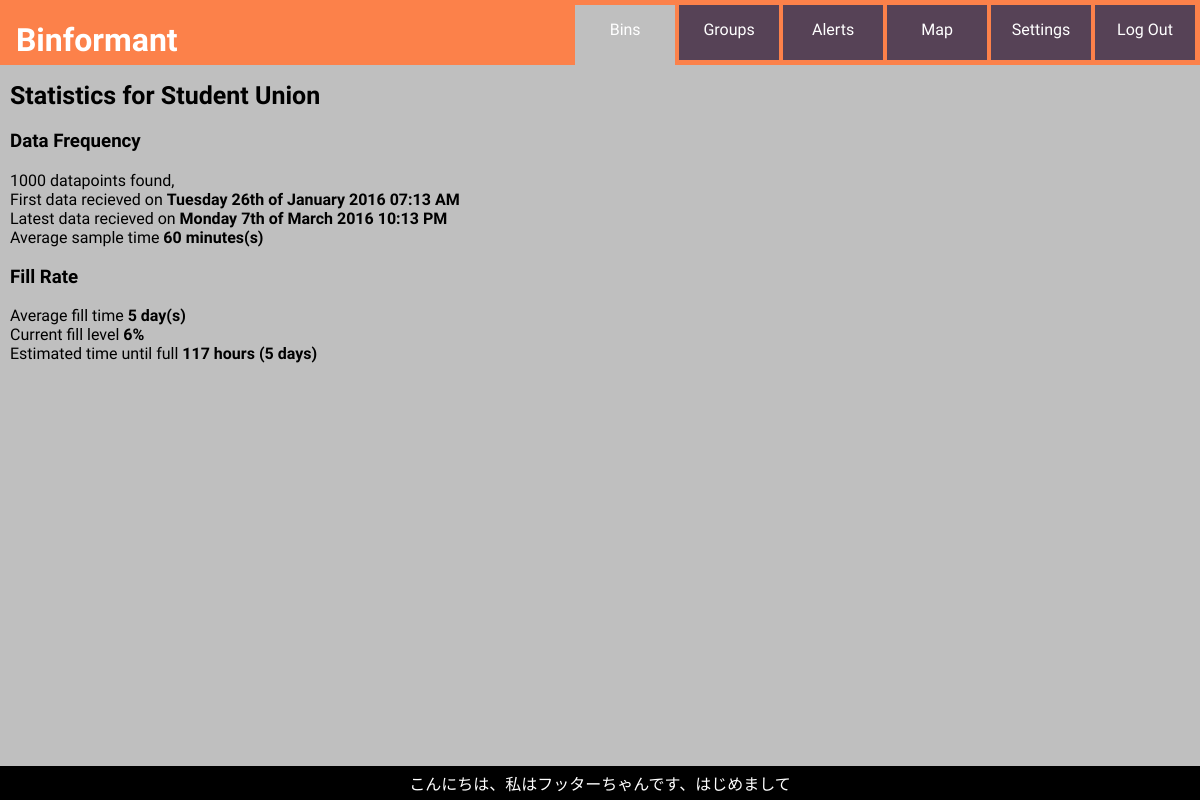
The app's page /stats.php?uid=bin-123-456-789 (signed in), older data.
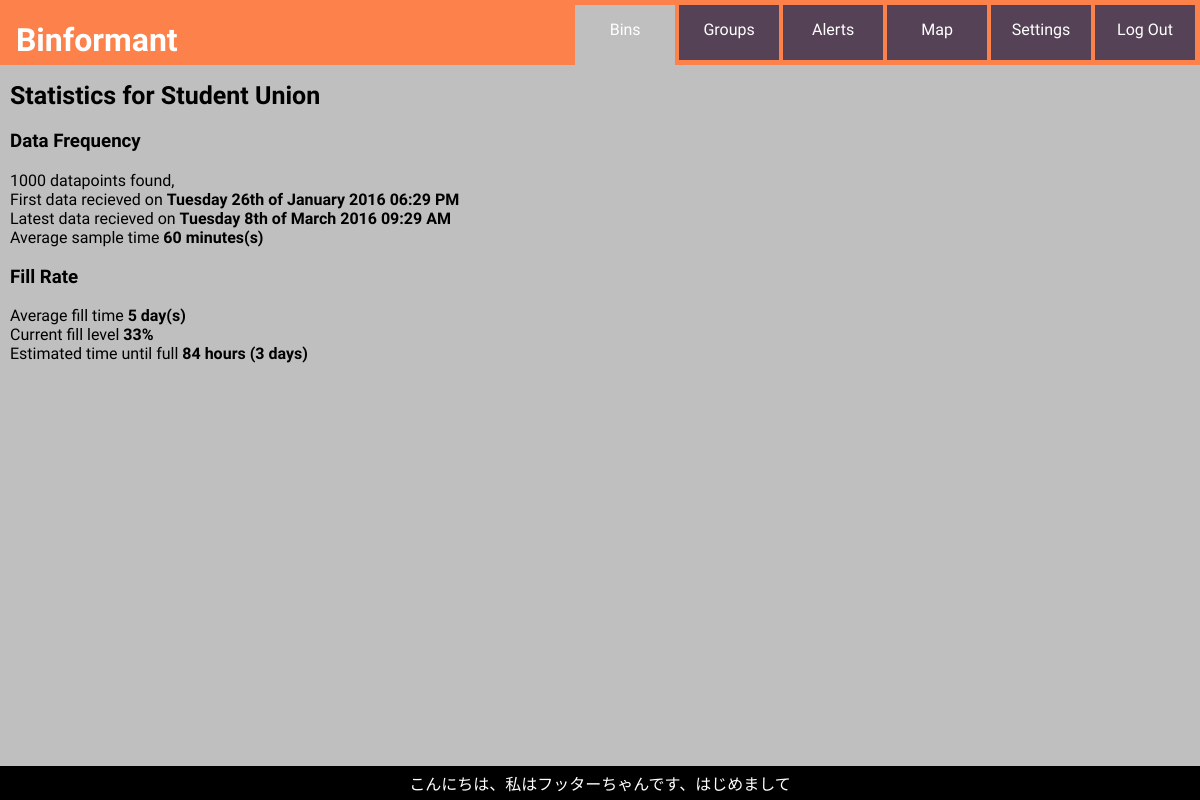
The same page, newer data.
### tables this page shows
CREATE TABLE bindata(
   uid TEXT  ,
   level INT,
   levelmax INT,
   time INT,
   status TEXT
);

### lib/crunch.php (called while the page is built, shortened)
<?php
$sql ="SELECT * from bindata where uid ='".$crunchid."' ORDER BY time;";
            $cret = $db->query($sql);
            $pointCount=1;
            $emptycount = 0;
            $firstrow = $cret->fetchArray(SQLITE3_ASSOC);
            while($crow = $cret->fetchArray(SQLITE3_ASSOC)){
                if ($crow['level'] < $lastrow['level']){
                    $emptycount++;
                }
                $lastrow=$crow;
            }
            $avgfilltime = ($lastrow['time']-$firstrow['time'])/($emptycount);
            $fill = round(100*($lastrow['level']/$lastrow['levelmax']));
            $etf = $avgfilltime*(100-$fill)/100;
?>

### stats.php (the view, shortened to what this page needs)
<!DOCTYPE html>
<head>
    <link rel="stylesheet" type="text/css" href="layout.css">
</head>
<body>
    <h1>&nbsp;&nbsp;Binformant</h1>
     <?php
        include "lib/dbopen.php";
        $sql ="SELECT * from bins where uid = '" . $_GET['uid'] . "';";
        $ret = $db->query($sql);
        $binprofile = $ret->fetchArray(SQLITE3_ASSOC);
     ?>
    <header>
        <a href="bins.php" class="abutton + button">Bins</a>
        <a href="groups.php" class="button">Groups</a>
        <a href="alert.php" class="button">Alerts</a>
        <a href="map.php" class="button">Map</a>
        <a href="set.php" class="button">Settings</a>
        <a href="session.php?action=logout" class="button">Log Out</a>
    </header>
    <main>
        <h2>.</h2>
        <h2>Statistics for <?php echo $binprofile['name'];?></h2>
        <p>
        <?php
            $crunchid = $_GET['uid'];
            include 'lib/crunch.php';
            echo "<h3>Data Frequency</h3>";
            echo $pointCount." datapoints found, <br>";
            echo "First data recieved on <b>".date("l jS \of F Y h:i A", $firstrow['time'])."</b><br>";
            echo "Latest data recieved on <b>".date("l jS \of F Y h:i A", $lastrow['time'])."</b><br>";
            echo "Average sample time <b>".round(($lastrow['time']-$firstrow['time'])/($pointCount*60))." minutes(s)</b>"   ;
        ?>
        <h3>Fill Rate</h3>
        <?php
            echo "Average fill time<b> ".round($avgfilltime/(3600*24))." day(s)</b><br>";
            if ($fill > 100)
                echo "Sensor out of range, check device mounting or recalibrate if bin depth has changed";
            else
                echo "Current fill level <b>".$fill."%</b><br>";
            echo "Estimated time until full <b>".round($etf/3600)." hours (".round($etf/(3600*24))." days)</b><br>";
        ?>
        </p>
    </main>
    <footer>
        こんにちは、私はフッターちゃんです、はじめまして
    </footer>
</body>

Row changes from the older to the newer data that the page shows:
removed bindata: time "Tuesday 26th of January 2016 07:13 AM"
removed bindata: time "Monday 7th of March 2016 10:13 PM", fill "6"
added bindata: time "Tuesday 26th of January 2016 06:29 PM"
added bindata: time "Tuesday 8th of March 2016 09:29 AM", fill "33"
Text that changed along with them:
$etf/3600: "117" → "84"
$etf/(3600*24): "5" → "3"
